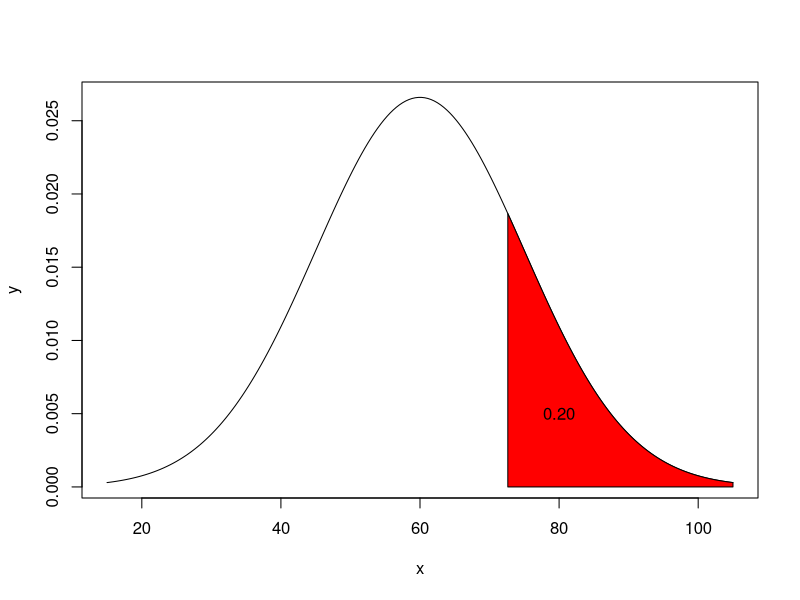
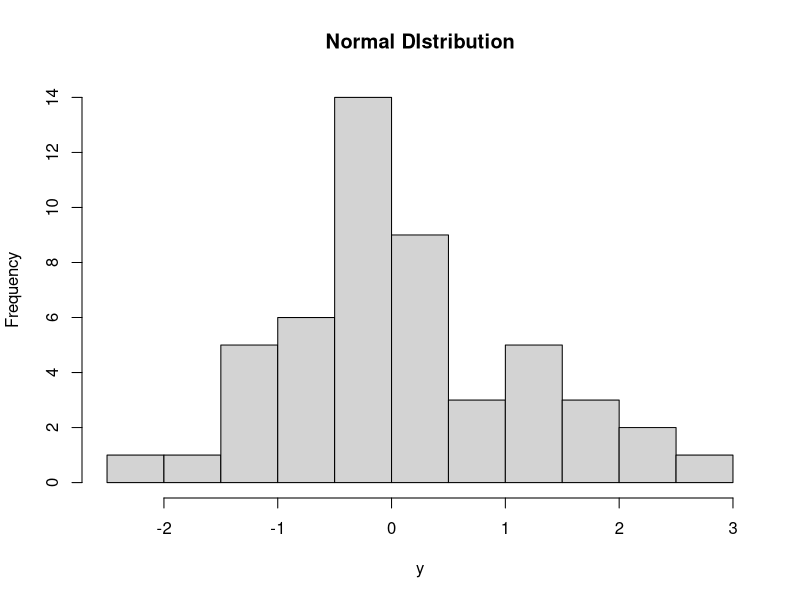
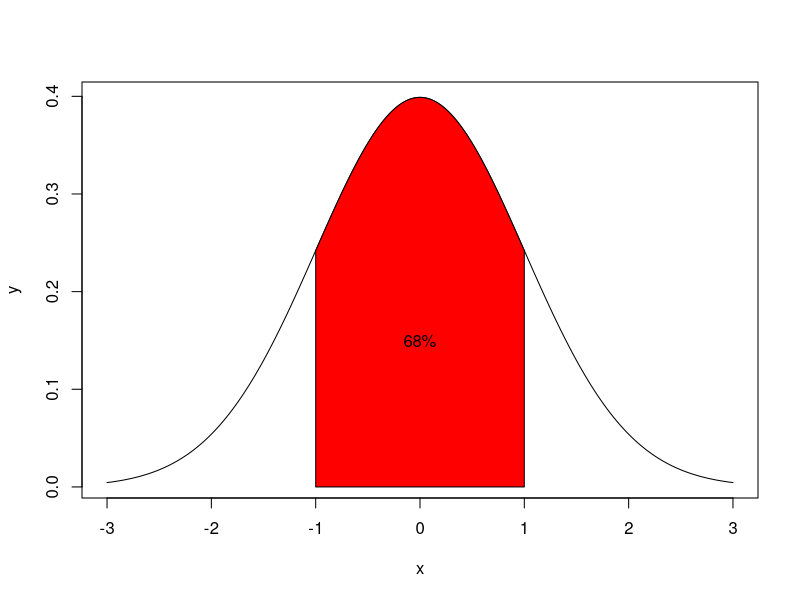
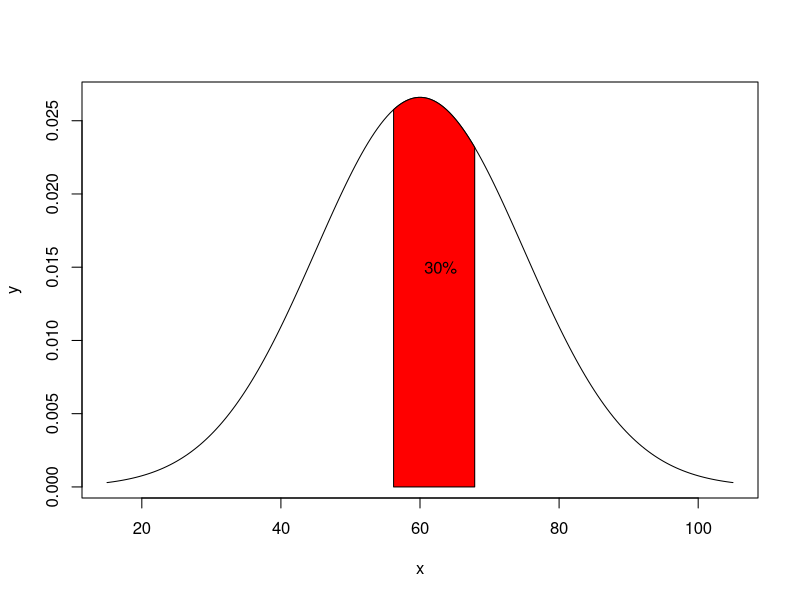
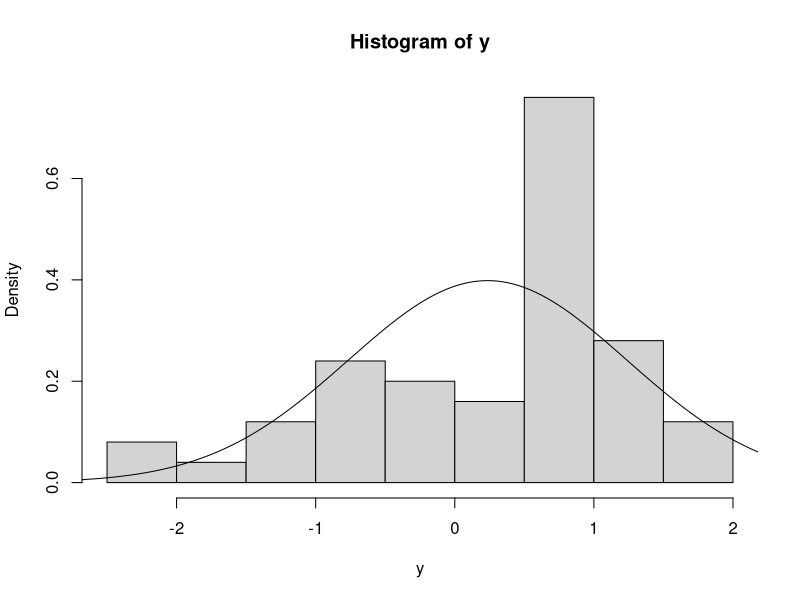
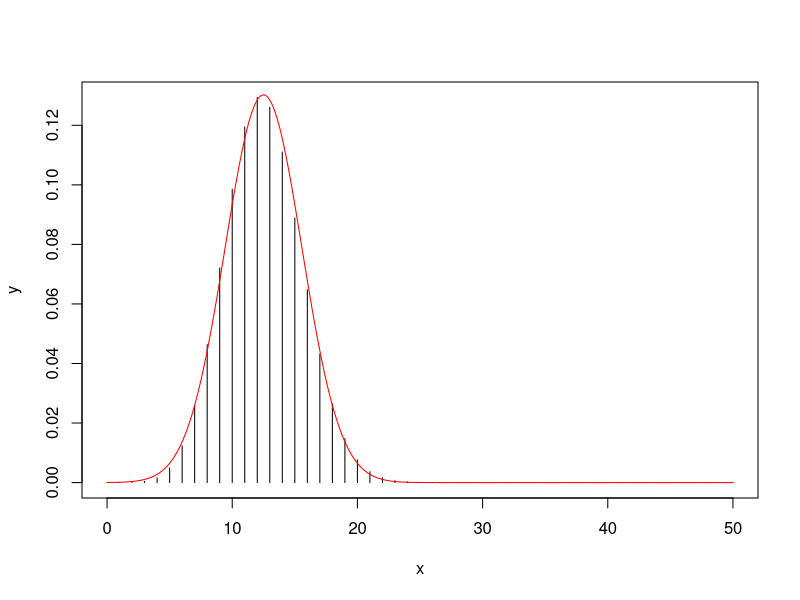

Recreate these plots in R, in order.
x=seq(15,105,length=200)
y=dnorm(x,mean=60,sd=15)
plot(x,y,type="l")

a=qnorm(0.80,mean=60,sd=15)
x=seq(a,105,length=200)
y=dnorm(x,mean=60,sd=15)
polygon(c(a,x,105),c(0,y,0),col="red")
text(80,0.005,"0.20")


# # Create a sample of 50 numbers which are 
# normally distributed.
y <-rnorm(50)
 # Plot the histogram for this sample.
hist(y, main = "Normal DIstribution")

#68%
x=seq(-3,3,length=200)
y=dnorm(x)
plot(x,y,type="l")
x=seq(-1,1,length=200)
y=dnorm(x,mean=0,sd=1)
polygon(c(-1,x,1),c(0,y,0),col="red")
text(0,0.15,"68%")  #x=0, y=0.15 cordinates


x=seq(15,105,length=200)
y=dnorm(x,mean=60,sd=15)
plot(x,y,type="l")

a=qnorm(0.40,mean=60,sd=15)
b=qnorm(0.70,mean=60,sd=15)

x=seq(a,b,length=200)
y=dnorm(x,mean=60,sd=15)
polygon(c(a,x,b),c(0,y,0),col="red")
text(63,0.015,"30%")

# generate 50 (standard) normally distributed random 
# numbers and to display them as a histogram. 
y=rnorm(n=50)
hist(y,prob=TRUE)
x=seq(-4,4,length=200)
y=dnorm(x,mean=mean(y),sd(y))
lines(x,y)


# approximation of the binomial distribution with the 
# normal distribution 

x=0:50
y=dbinom(x,50,0.25) #n=50,p=0.25
plot(x,y,type="h")

x=seq(0,50,length=200)
m=50*0.25 #n*p= mean
s=sqrt(50*0.25*(1-0.25))

y=dnorm(x,mean=m,sd=s)
lines(x,y,col="red")

# Suppose X is normal with mean 527 and 
# standard deviation 105. Compute P(X >=310)

pnorm(310, mean=527, sd=105, lower.tail=FALSE)
1-pnorm(310, mean=527, sd=105)

#Find P(80 pts< x<95 pts.)
pnorm(95, mean=100, sd=15)-pnorm(80, mean=100, sd=15)


# The weekly wages of 1000 workmen are normally 
# distributed around a mean of Rs. 70 with S.D of Rs
# 5.Estimate the number of workers whose weekly 
# wages will be 
# Between Rs 69 and Rs 72 
# Less than Rs 69 
# More than Rs 72 
m=70
s=5
(pnorm(72,mean=m,sd=s)-pnorm(69,mean=m,sd=s))*1000
pnorm(69,mean=m,sd=s)*1000
(1-pnorm(72,mean=m,sd=s))*1000
